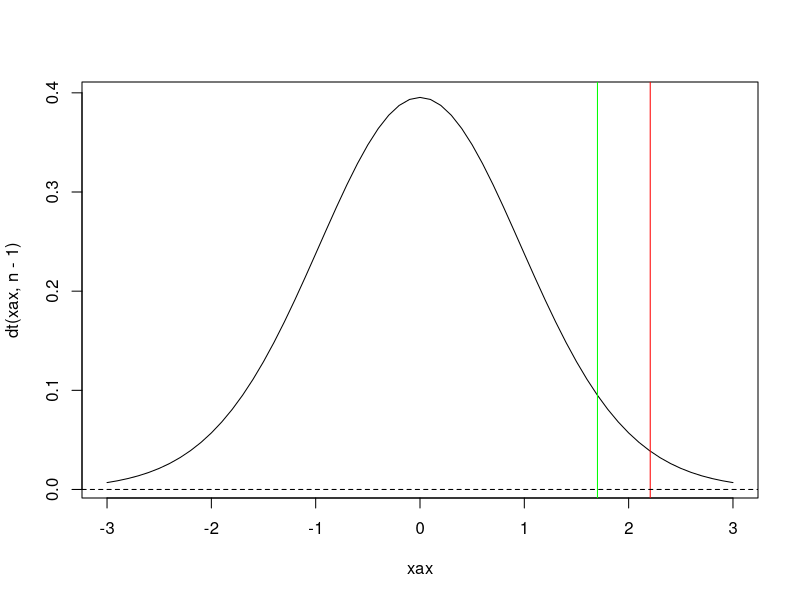

This chart was generated by the following R code:
# hypothesis testing
# read in data
df <- read.csv("anorex.csv")[,2:4]
attach(df)
# homework task:
# a) describe data
# - weight before CBT
# - weight after CBT 
# - weight delta
# b) explain why null hypothesis is important
# Null hypothesis: mu of delta = 0, there is no weight change
# H!: mu > 0
# no sd specified, needs to be estimated using t-test
# Because default assumption that any treatment method does not work
# Might waste time and resources on inefficient method 
# c) compute statistics, critical and acceptance region, p-value
# T-value: how many T-deviations from mean on T-distrib the mean of data is
# statistic T - T(x1,x2,...,xn)
# test power : P(h0 rejected | h1 is true)
# alternatively: P(X > critical value | h1 is true)
n <- length(change)
mu0 <- 0
X <- mean(change)
S <- sd(change)
# formula for empirical T-value given mu0, mean(data), sd(data) and n
# this tells us how far from the mean X sits on the t-distrib
tt <- sqrt(n)*(X - mu0)/S
# critical value
alpha <- 0.05
c <- 1-alpha
# limit for accepting hypothesis
cutoff <- qt(c,n-1)
cutoff
# calculate p-value of tt
pval <- pt(tt,n-1,lower.tail=F)
pval
# using built-in package stats
library(stats)
res <- t.test(change,alternative="greater",conf.level=0.95,mu=0)
res$statistic
conclusion <- (res$p.value < 0.05)
# d) draw graph with t-test density func, draw vertical lines for 
# critical value and p-value
# plot the t-distribution for df=n-1
xax <- seq(-3,3,0.1)
plot(xax,dt(xax,n-1),type="l")
abline(v=tt,col="red")
abline(h=0,lty=2)
abline(v=cutoff,col="green")
# e) reject null hypothesis? accept H1?
# at p = 0.05:
conclusion
# f) can Wilcox test be used?
# A: yes
# do the p-values differ a lot?
wilcox.test(before,after,alternative="l",paired=T,exact=F)
# A: not greatly - ~1% for t-test and ~3% for wilcox
# t-test is better for normally distributed data but not by a huge amount.
# Can test normality with shapiro test.
# Wilcox is good for determining symmetry. Not a good test for asymmetric
#  distros.
# From lecture: Wilcox converges faster for laplace; so it might work better
#  for various non-normal distributions.

# !!!!!!!!!!!!!!!!!!! NORMALITY TESTS !!!!!!!!!!!!!!!!!!!!!!!
# Shapiro
# library(nortest)
# lillie.test <- use if need Kolmogorov-Smironov test; unknown params
#    (mu, sigma)
